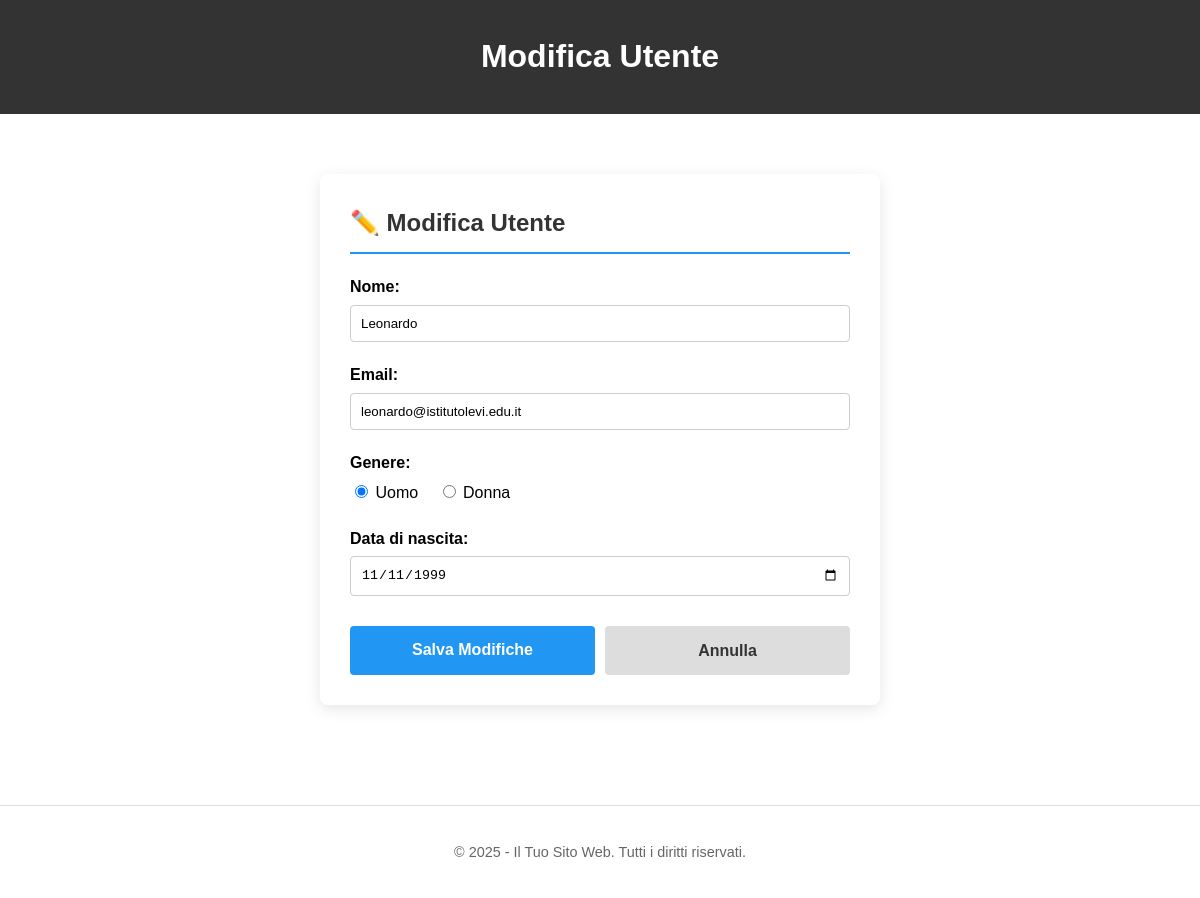
Page /update.php?id=4 on the committed database.
### tables this page shows
CREATE TABLE `utente` (
  `idUtente` bigint(20) NOT NULL,
  `nome` varchar(100) NOT NULL,
  `email` varchar(100) NOT NULL,
  `genere` varchar(15) NOT NULL,
  `dataNascita` date NOT NULL
);

### update.php (the view, shortened to what this page needs)
<?php
require_once "dbConfig.php";
require_once "myFunctions.php";
$id = $_GET['id'];
$utente = [];
try {
    $stmt = $conn->prepare("SELECT * FROM utente WHERE idUtente = :id");
    $stmt->execute([':id' => $id]);
    $utente = $stmt->fetch();
} catch (PDOException $e) {
    die("Errore di connessione: " . $e->getMessage());
}
?>
    <div style="max-width: 500px; margin: 40px auto; background: #fff; padding: 30px; border-radius: 8px; box-shadow: 0 4px 15px rgba(0,0,0,0.1);">
        <h2 style="margin-top: 0; border-bottom: 2px solid #2196F3; padding-bottom: 10px; color: #333;">
            ✏️ Modifica Utente
        </h2>
        <form action="update.php?id=<?= $utente['idUtente'] ?>" method="post">
            <label for="nome" style="font-weight: bold; display: block; margin-bottom: 5px;">Nome:</label>
            <input type="text" id="nome" name="nome"
                   value="<?= htmlspecialchars($utente['nome']) ?>"
                   required
                   style="width: 100%; padding: 10px; margin-bottom: 20px; border: 1px solid #ccc; border-radius: 4px; box-sizing: border-box;">
            <label for="email" style="font-weight: bold; display: block; margin-bottom: 5px;">Email:</label>
            <input type="email" id="email" name="email"
                   value="<?= htmlspecialchars($utente['email']) ?>"
                   required
                   style="width: 100%; padding: 10px; margin-bottom: 20px; border: 1px solid #ccc; border-radius: 4px; box-sizing: border-box;">
            <label style="font-weight: bold; display: block; margin-bottom: 5px;">Genere:</label>
            <div style="margin-bottom: 20px;">
                <input type="radio" id="uomo" name="genere" value="uomo"
                        <?= ($utente['genere'] == 'uomo') ? 'checked' : '' ?>>
                <label for="uomo" style="margin-right: 15px;">Uomo</label>
                <input type="radio" id="donna" name="genere" value="donna"
                        <?= ($utente['genere'] == 'donna') ? 'checked' : '' ?>>
                <label for="donna">Donna</label>
            </div>
            <label for="ddn" style="font-weight: bold; display: block; margin-bottom: 5px;">Data di nascita:</label>
            <input type="date" id="ddn" name="ddn"
                   value="<?= $utente['dataNascita'] ?>"
                   style="width: 100%; padding: 10px; margin-bottom: 30px; border: 1px solid #ccc; border-radius: 4px; box-sizing: border-box;">
            <div style="display: flex; gap: 10px;">
                <input type="submit" value="Salva Modifiche"
                       style="flex: 1; background-color: #2196F3; color: white; padding: 12px; border: none; border-radius: 4px; cursor: pointer; font-size: 1rem; font-weight: bold; transition: background 0.3s;">
                <a href="index.php"
                   style="flex: 1; text-align: center; background-color: #ddd; color: #333; padding: 12px; text-decoration: none; border-radius: 4px; font-weight: bold; transition: background 0.3s;">
                    Annulla
                </a>
            </div>
        </form>
    </div>

### style.css (style rules this page uses)
body { font-family: Arial, sans-serif; margin: 0; padding: 0; line-height: 1.6; }

### rows in the picture
utente: nome "Leonardo", email "leonardo@istitutolevi.edu.it", genere "☑ Uomo", genere "☐ Donna", ddn "11/11/1999"

### other values in the picture
$titolo_sanificato "Modifica Utente"
